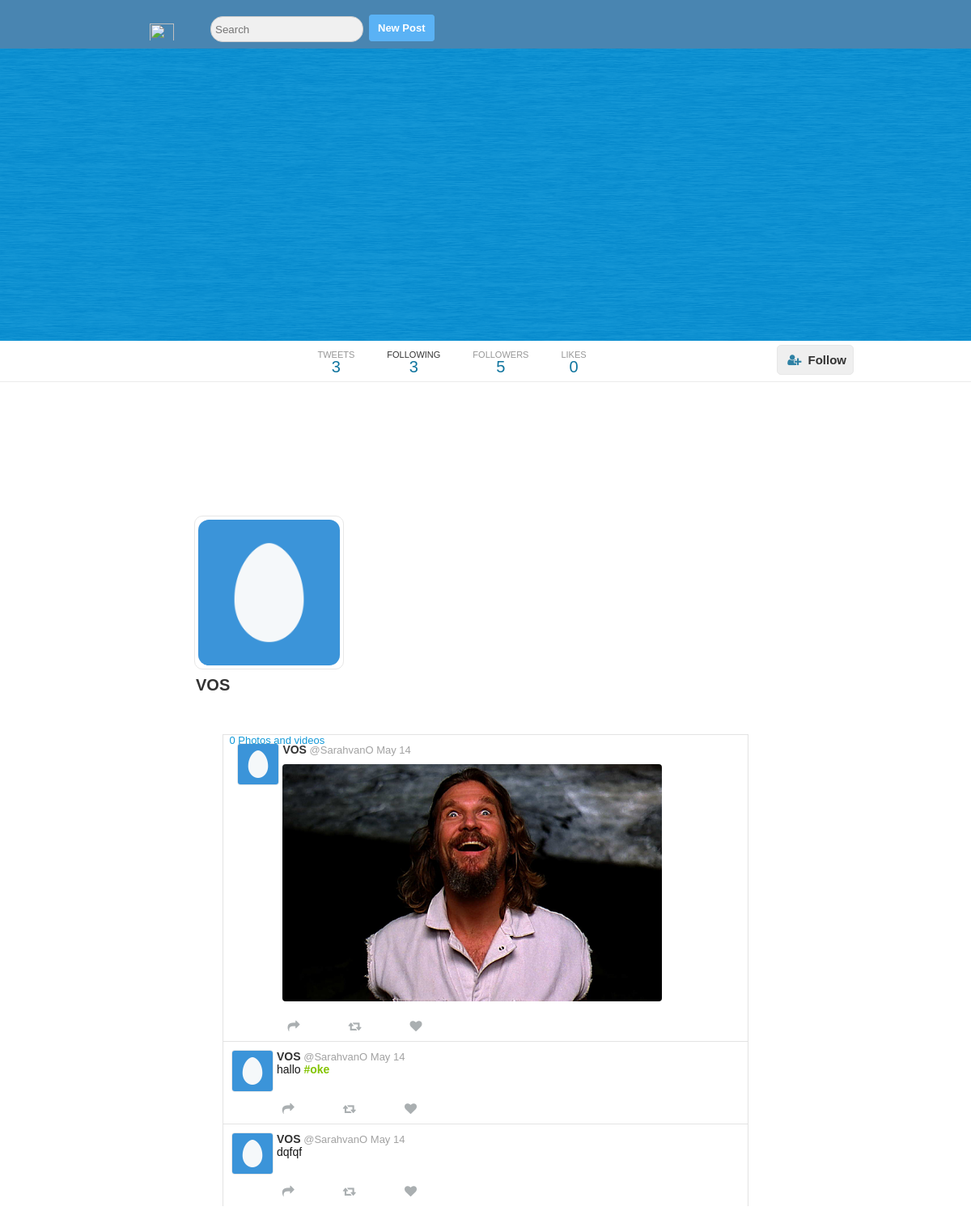
/profile.php?username=SarahvanO, run on the app's committed database.
### tables this page shows
CREATE TABLE `users` (
  `user_id` int(11) NOT NULL,
  `username` varchar(255) NOT NULL,
  `full name` varchar(255) NOT NULL,
  `email` varchar(255) NOT NULL,
  `password` varchar(255) NOT NULL,
  `screenName` varchar(255) NOT NULL,
  `profileImage` varchar(255) NOT NULL,
  `profileCover` varchar(255) NOT NULL,
  `following` int(11) NOT NULL,
  `followers` int(11) NOT NULL,
  `bio` varchar(255) NOT NULL,
  `country` varchar(255) NOT NULL,
  `website` int(140) NOT NULL
);

CREATE TABLE `tweets` (
  `tweetID` int(11) NOT NULL,
  `status` varchar(140) NOT NULL,
  `tweetBy` int(11) NOT NULL,
  `retweetID` int(11) NOT NULL,
  `retweetBy` int(11) NOT NULL,
  `tweetImage` varchar(255) NOT NULL,
  `likesCount` int(11) NOT NULL,
  `retweetCount` int(11) NOT NULL,
  `postedOn` datetime NOT NULL,
  `retweetMsg` varchar(140) NOT NULL,
  `filter` varchar(50) NOT NULL
);

### core/init.php (called while the page is built, shortened)
<?php
	include_once('database/connection.php');
    include_once('classes/user.php');
    include_once('classes/tweet.php');
	include_once('classes/follow.php');
      global $pdo;
  	$getFromU = new User($pdo);
  	$getFromT = new Tweet($pdo);
    $getFromF = new Follow($pdo);

### core/classes/user.php (called while the page is built, shortened)
<?php
  class User {
    protected $pdo;
 	public function __construct($pdo) {
      $this->pdo = $pdo;
	}
    public function checkInput($data) {
      $data = htmlspecialchars($data);
      $data = trim($data);
      $data = stripcslashes($data);
      return $data;
	}
    public function userData($user_id) {
      $stmt = $this->pdo->prepare('SELECT * FROM `users` WHERE `user_id` = :user_id');
      $stmt->bindParam(':user_id', $user_id, PDO::PARAM_INT);
      $stmt->execute();
      return $stmt->fetch(PDO::FETCH_OBJ);
	}
	public function loggedIn() {
		return (isset($_SESSION['user_id'])) ? true : false;
	}
	public function userIdbyUsername($username) {
      $stmt = $this->pdo->prepare("SELECT `user_id` FROM `users` WHERE (`username` = :username)");
      $stmt->bindParam("username", $username, PDO::PARAM_STR);
      $stmt->execute();
      $user = $stmt->fetch(PDO::FETCH_OBJ);
	  return $user->user_id;
	}
	public function timeAgo($datetime) {
		$time    = strtotime($datetime);
 		$current = time();
 		$seconds = $current - $time;
 		$minutes = round($seconds / 60);
		$hours   = round($seconds / 3600);
		$months  = round($seconds / 2600640);
		if($seconds <= 60) {
		  if($seconds == 0) {
		    return 'now';
		  }
          else {
		    return $seconds.'s';
		  }
		 }
         else if($minutes <= 60) {
          return $minutes.'m';
         }
        else if($hours <= 24) {
          return $hours.'h';
        }
        else if($months <= 12) {
          return date('M j', $time);
        }
        else {
		  return date('j M Y', $time);
		}
	}
}
?>

### profile.php (the view, shortened to what this page needs)
<?php
include_once('core/init.php');
 if (isset($_GET['username']) === true && empty($_GET['username']) === false) {
  $username = $getFromU->checkInput($_GET['username']);
  $profileId = $getFromU->userIdByUsername($username);
  $profileData = $getFromU->userData($profileId);
  $user_id = $_SESSION['user_id'];
  $user = $getFromU->userData($user_id);
 }else{
 header('Location: index.php');
}
?><!doctype html>
<html>
	<head>
  	<link rel="stylesheet" href="https://cdnjs.cloudflare.com/ajax/libs/font-awesome/4.6.3/css/font-awesome.css"/>
  	<link rel="stylesheet" href="assets/css/style-complete.css"/>
    </head>
<body>
<div class="wrapper">
<div class="header-wrapper">
	<div class="nav-container">
    	<div class="nav">
		<div class="nav-right">
        <ul>
		  <li class="hover"><label class="drop-label" for="drop-wrap1"><img src="<?php echo $user->profileImage; ?>"/></label>
		  </li>
		  <li>
            <input type="text" placeholder="Search" class= "search"/>
		  </li>
		  <li>
		    <label class="addTweetBtn">New Post</label></li>
		</ul>
		</div>
	</div>
	</div>
</div>
<div class="profile-cover-wrap">
<div class="profile-cover-inner">
	<div class="profile-cover-img">
		<img src="<?php echo $profileData->profileCover; ?>"/>
	</div>
</div>
<div class="profile-nav">
 <div class="profile-navigation">
	<ul>
		<li>
		<div class="n-head">
			TWEETS
		</div>
		<div class="n-bottom">
		  <?php $getFromT->countTweets($profileId); ?>
		</div>
		</li>
		<li>
			<a href="<?php $profileData->username; ?>/following">
				<div class="n-head">
					<a href="<?php echo $profileData->username; ?>/following">FOLLOWING</a>
				</div>
				<div class="n-bottom">
					<span class="count-following"><?php echo $profileData->following; ?></span>
				</div>
			</a>
		</li>
		<li>
		 <a href="<?php echo $profileData->username; ?>/followers">
				<div class="n-head">
					FOLLOWERS
				</div>
				<div class="n-bottom">
					<span class="count-followers"><?php echo $profileData->followers; ?></span>
				</div>
			</a>
		</li>
		<li>
			<a href="#">
				<div class="n-head">
					LIKES
				</div>
				<div class="n-bottom">
					<?php $getFromT->countLikes($profileId); ?>
				</div>
			</a>
		</li>
	</ul>
	<div class="edit-button">
		<span>
				<?php echo $getFromF->followBtn($profileId, $user_id, $profileData->user_id); ?>
 		</span>
	</div>
    </div>
</div>
</div>
<div class="in-wrapper">
 <div class="in-full-wrap">
   <div class="in-left">
     <div class="in-left-wrap">
	<div class="profile-info-wrap">
	 <div class="profile-info-inner">
		<div class="profile-img">
			<img src="<?php echo $profileData->profileImage; ?>"/>
		</div>
		<div class="profile-name-wrap">
			<div class="profile-name">
				<a href="<?php echo $profileData->username; ?>"><?php echo $profileData->screenName; ?></a>
			</div>
			<div class="profile-tname">
				@<span class="username"><?php echo $profileData->username; ?></span>
			</div>
		</div>
<div class="profile-extra-info">
</div>
<div class="profile-extra-footer">
	<div class="profile-extra-footer-head">
		<div class="profile-extra-info">
			<ul>
				<li>
					<div class="profile-ex-location-i">
						<i class="fa fa-camera" aria-hidden="true"></i>
					</div>
					<div class="profile-ex-location">
						<a href="#">0 Photos and videos </a>
					</div>
				</li>
			</ul>
		</div>
	</div>
</div>
	 </div>
	</div>
	</div>
  </div>
<div class="in-center">
	<div class="in-center-wrap">
  <?php
  $tweets = $getFromT->getUserTweets($profileId);
  foreach ($tweets as $tweet) {
    $likes   = $getFromT->likes($user_id, $tweet->tweetID);
    $retweet = $getFromT->checkRetweet($tweet->tweetID, $user_id);
    $user    = $getFromU->userData($tweet->retweetBy);
    echo '<div class="all-tweet">
		    <div class="t-show-wrap">
		     <div class="t-show-inner">
		     '.(($retweet['retweetID'] === $tweet->retweetID OR $tweet->retweetID > 0) ? '
		          <span><i class="fa fa-retweet" aria-hidden="true"></i></span><span>'.$user->screenName.' Retweeted</span>
		      </div>'
		      : '').'
		      '.((!empty($tweet->retweetMsg) && $tweet->tweetID === $retweet['tweetID'] or $tweet->retweetID > 0) ? '<div class="t-show-head">
		      <div class="t-show-popup" data-tweet="'.$tweet->tweetID.'">
		          <img src="'.$user->profileImage.'"/>
		            <span><a href="'.$user->username.'">'.$user->screenName.'</a></span>
		            <span>@'.$user->username.'</span>
		            <span>'.$getFromU->timeAgo($tweet->postedOn).'</span>
		            '.$getFromT->getTweetLinks($tweet->retweetMsg).'
		          '.((!empty($tweet->tweetImage)) ? '
		              <img src="'.$tweet->tweetImage.'" class="imagePopup" data-tweet="'.$tweet->tweetID.'"/>
		            </div>' : '').'
		                <span><a href="'.$tweet->username.'">'.$tweet->screenName.'</a></span>
		                <span>@'.$tweet->username.'</span>
		                <span>'.$getFromU->timeAgo($tweet->postedOn).'</span>
		                '.$getFromT->getTweetLinks($tweet->status).'
		      </div>' : '
		      <div class="t-show-popup" data-tweet="'.$tweet->tweetID.'">
		        <div class="t-show-head">
		          <div class="t-show-img">
		            <img src="'.$tweet->profileImage.'"/>
		          </div>
		          <div class="t-s-head-content">
		            <div class="t-h-c-name">
		              <span><a href="'.$tweet->username.'">'.$tweet->screenName.'</a></span>
		              <span>@'.$tweet->username.'</span>
		              <span>'.$getFromU->timeAgo($tweet->postedOn).'</span>
		            </div>
		            <div class="t-h-c-dis">
		              '.$getFromT->getTweetLinks($tweet->status).'
		            </div>
		          </div>
		        </div>'.
		        ((!empty($tweet->tweetImage)) ?
		         '
		              <div class="t-show-body">
		                <div class="t-s-b-inner">
		                 <div class="t-s-b-inner-in">
		                   <img src="'.$tweet->tweetImage.'" class="imagePopup" data-tweet="'.$tweet->tweetID.'"/>
		                 </div>
		                </div>
		              </div>
		        ' : '').'
		      </div>').'
		      <div class="t-show-footer">
		        <div class="t-s-f-right">
		          <ul>
		          '.(($getFromU->loggedIn() === true) ? '
		            <li>'.(($tweet->tweetID === $retweet['retweetID'] OR $user_id == $retweet['retweetBy']) ?
		            	'<button class="retweeted" data-tweet="'.$tweet->tweetID.'" data-user="'.$tweet->tweetBy.'"><i class="fa fa-retweet" aria-hidden="true"></i><span class="retweetsCount">'.$tweet->retweetCount.'</span></button>' :
		            	''.$tweet->tweetID.''.$tweet->tweetBy.''.(($tweet->retweetCount > 0) ? $tweet->retweetCount : '').'').'
		            <li>'.(($likes['likeOn'] === $tweet->tweetID) ?
		            	'<button class="unlike-btn" data-tweet="'.$tweet->tweetID.'" data-user="'.$tweet->tweetBy.'"><i class="fa fa-heart" aria-hidden="true"></i><span class="likesCounter">'.$tweet->likesCount.'</span></button>' :
		            	''.$tweet->tweetID.''.$tweet->tweetBy.''.(($tweet->likesCount > 0) ? $tweet->likesCount : '' ).'').'
		            '.(($tweet->tweetBy === $user_id) ? '
			                <li><label class="deleteTweet" data-tweet="'.$tweet->tweetID.'">Delete Tweet</label></li>
		              </li>' : '').'
		           ' : '<li><button><i class="fa fa-share" aria-hidden="true"></i></button></li>
		                <li><button><i class="fa fa-retweet" aria-hidden="true"></i></button></li>
		                <li><button><i class="fa fa-heart" aria-hidden="true"></i></button></li>
		            ').'
		          </ul>
		        </div>
		      </div>
		    </div>
		    </div>
		    </div>';
  }
  ?>
	</div>
</div>
		</div>
	</div>
 </div>
</body>
</html>

### core/classes/tweet.php (shortened to what this page needs)
<?php
  class Tweet extends User{
 	public function __construct($pdo){
		$this->pdo = $pdo;
	}
	public function getUserTweets($user_id){
		$stmt = $this->pdo->prepare("SELECT * FROM `tweets` LEFT JOIN `users` ON `tweetBy` = `user_id` WHERE `tweetBy` = :user_id AND `retweetID` = '0' OR `retweetBy` = :user_id ORDER BY `tweetID` DESC");
		$stmt->bindParam(":user_id", $user_id, PDO::PARAM_INT);
		$stmt->execute();
		return $stmt->fetchAll(PDO::FETCH_OBJ);
	}
	public function getTweetLinks($tweet){
		$tweet = preg_replace("/(https?:\/\/)([\w]+.)([\w\.]+)/", "<a href='$0' target='_blink'>$0</a>", $tweet);
		$tweet = preg_replace("/#([\w]+)/", "<a href='http://localhost/UpToSpace/hashtag/$1'>$0</a>", $tweet);
		$tweet = preg_replace("/@([\w]+)/", "<a href='http://localhost/UpToSpace/$1'>$0</a>", $tweet);
		return $tweet;
	}
	public function countTweets($user_id){
		$stmt = $this->pdo->prepare("SELECT COUNT(`tweetID`) AS `totalTweets` FROM `tweets` WHERE `tweetBy` = :user_id AND `retweetID` = '0' OR `retweetBy` = :user_id");
		$stmt->bindParam(":user_id", $user_id, PDO::PARAM_INT);
		$stmt->execute();
		$count = $stmt->fetch(PDO::FETCH_OBJ);
		echo $count->totalTweets;
	}
	public function countLikes($user_id){
		$stmt = $this->pdo->prepare("SELECT COUNT(`likeID`) AS `totalLikes` FROM `likes` WHERE `likeBy` = :user_id");
		$stmt->bindParam(":user_id", $user_id, PDO::PARAM_INT);
		$stmt->execute();
		$count = $stmt->fetch(PDO::FETCH_OBJ);
		echo $count->totalLikes;
	}
}
?>

### data on the page
users: profileCover (placeholder picture), following "3", followers "5", profileImage (placeholder picture), screenName "VOS"
tweets: users.profileImage (placeholder picture), users.screenName "VOS", users.username "SarahvanO", postedOn "May 14", tweetImage (picture)
tweets: users.profileImage (placeholder picture), users.screenName "VOS", users.username "SarahvanO", postedOn "May 14", status "hallo #oke"
tweets: users.profileImage (placeholder picture), users.screenName "VOS", users.username "SarahvanO", postedOn "May 14", status "dqfqf"

### other printed values
$count->totalTweets "3"
$count->totalLikes "0"
